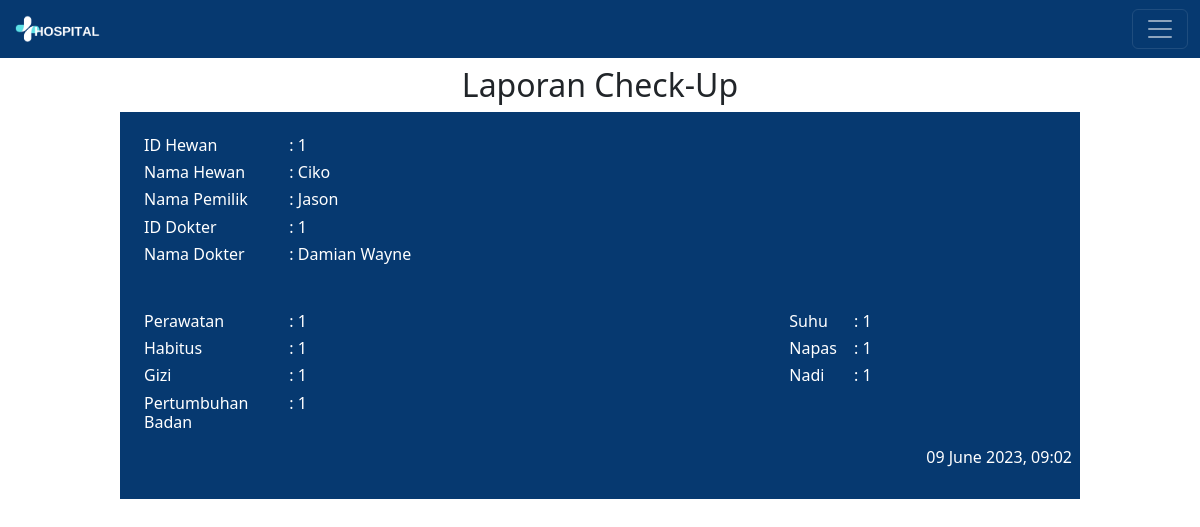
The app's page /output_checkup.php?id_dataCheckUp=9 with its own data.
### tables this page shows
CREATE TABLE `data_checkup` (
  `id_dataCheckUp` int(11) NOT NULL,
  `id_pemeriksaan` int(11) DEFAULT NULL,
  `id_dokter` int(11) NOT NULL,
  `id_penitipan` int(11) DEFAULT NULL,
  `perawatan` varchar(20) NOT NULL,
  `habitus` varchar(20) NOT NULL,
  `gizi` varchar(20) NOT NULL,
  `suhu` varchar(10) NOT NULL,
  `napas` varchar(10) NOT NULL,
  `nadi` varchar(10) NOT NULL,
  `pertumbuhan_badan` varchar(20) NOT NULL,
  `tanggal` datetime NOT NULL
);

CREATE TABLE `hewan` (
  `id_hewan` int(11) NOT NULL,
  `nama_hewan` varchar(30) NOT NULL,
  `nama_pemilik` varchar(30) NOT NULL,
  `alamat` varchar(30) NOT NULL,
  `no_wa_pemilik` varchar(20) NOT NULL,
  `umur` int(11) NOT NULL,
  `spesies` varchar(20) NOT NULL,
  `ras` varchar(20) NOT NULL,
  `warna` varchar(20) NOT NULL,
  `berat` int(11) NOT NULL,
  `jenis_kelamin` varchar(6) NOT NULL,
  `tanda_khusus` varchar(20) NOT NULL
);

CREATE TABLE `dokter_hewan` (
  `id_dokter` int(11) NOT NULL,
  `nama` varchar(30) NOT NULL,
  `spesialisasi` varchar(30) NOT NULL,
  `password` varchar(15) NOT NULL
);

### output_checkup.php (the view, shortened to what this page needs)
<?php
	include 'koneksi.php';
?>
<!DOCTYPE html>
<html>
<head>
	<link href="https://cdn.jsdelivr.net/npm/bootstrap@5.2.2/dist/css/bootstrap.min.css" rel="stylesheet">
	<link rel="stylesheet" href="home.css">
</head>
<body>
	<nav class="navbar navbar-dark" style="background-color:#063970">
  	<div class="container-fluid">
  	  <a class="navbar-brand"><img src="Images/logo.png" style="height:30px" alt="HOSPITAL"></a>
  	  <button class="navbar-toggler" type="button" data-bs-toggle="offcanvas" data-bs-target="#offcanvasRight" aria-controls="offcanvasRight">
  	  	<span class="navbar-toggler-icon"></span>
  	  </button>
  	</div>
	</nav>
	<?php
		$id_dataCheckUp	= $_GET['id_dataCheckUp'];
		$query = mysqli_query($connect, "SELECT a.*, b.*, c.*, d.* FROM data_checkup as a INNER JOIN dokter_hewan as b ON a.id_dokter=b.id_dokter INNER JOIN data_pemeriksaan as c ON a.id_pemeriksaan=c.id_pemeriksaan INNER JOIN hewan as d ON c.id_hewan=d.id_hewan WHERE a.id_dataCheckUp='$id_dataCheckUp' ");
	while ($data = mysqli_fetch_array($query)) {
	?>
	<center class="my-1 pt-1">
	<h2> Laporan Check-Up</h2>
	<div style="width:80%; background-color:#063970;" class="py-4 px-2">
		<div class="row">
			<div class="col-2 mr-0">
			<div style="color:white; text-align:left;" class="mb-3 mx-3">
				<h6>ID Hewan</h6>
				<h6>Nama Hewan</h6>
				<h6>Nama Pemilik</h6>
				<h6>ID Dokter</h6>
				<h6>Nama Dokter</h6><br>
			</div>
			</div>
			<div class="col-10 mr-5">
			<div style="color:white; text-align:left;">
				<h6><?= ": ".$data['id_hewan'];?></h6>
				<h6><?= ": ".$data['nama_hewan'];?></h6>
				<h6><?= ": ".$data['nama_pemilik'];?></h6>
				<h6><?= ": ".$data['id_dokter'];?></h6>
				<h6><?= ": ".$data['nama'];?></h6><br>
			</div>
			</div>
		</div>
		<div class="row">
			<div class="col-2">
			<div style="color:white; text-align:left;" class="mb-3 mx-3">
				<h6>Perawatan</h6>
				<h6>Habitus</h6>
				<h6>Gizi</h6>
				<h6>Pertumbuhan Badan</h6>
			</div>
			</div>
			<div class="col-6 ml-3">
			<div style="color:white; text-align:left;">
				<h6><?= ": ".$data['perawatan'];?></h6>
				<h6><?= ": ".$data['habitus'];?></h6>
				<h6><?= ": ".$data['gizi'];?></h6>
				<h6><?= ": ".$data['pertumbuhan_badan'];?></h6>
			</div>
			</div>
			<div class="col-1">
			<div style="color:white; text-align:left;" class="mb-3 mx-3">
				<h6>Suhu</h6>
				<h6>Napas</h6>
				<h6>Nadi</h6>
			</div>
			</div>
			<div class="col-3 mr-3">
			<div style="color:white; text-align:left;">
				<h6><?= ": ".$data['suhu'];?></h6>
				<h6><?= ": ".$data['napas'];?></h6>
				<h6><?= ": ".$data['nadi'];?></h6>
			</div>
			</div>
		</div>
		<div style="color:white; text-align:right;" class="mr-3">
				<h6><?= date('d F Y',strtotime($data['tanggal'])).", ".date('H:i', strtotime($data['tanggal']));?></h6>
		</div>
	<?php } ?>
	</div>
	</center>
</body>
</html>

### records on screen
data_checkup: hewan.id_hewan "1", hewan.nama_hewan "Ciko", hewan.nama_pemilik "Jason", id_dokter.id_dokter "1", id_dokter.nama "Damian Wayne", perawatan "1", habitus "1", gizi "1", pertumbuhan_badan "1", suhu "1", napas "1", nadi "1", tanggal "09 June 2023", tanggal "09:02"
